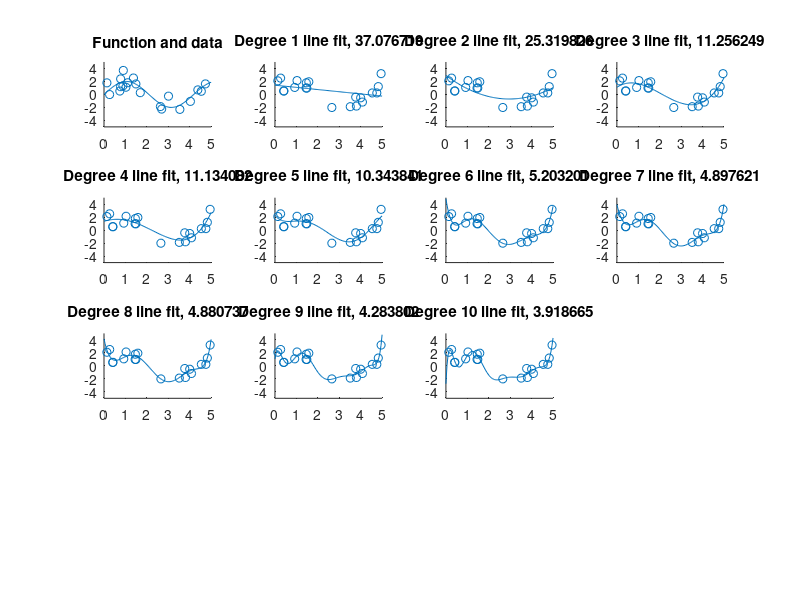
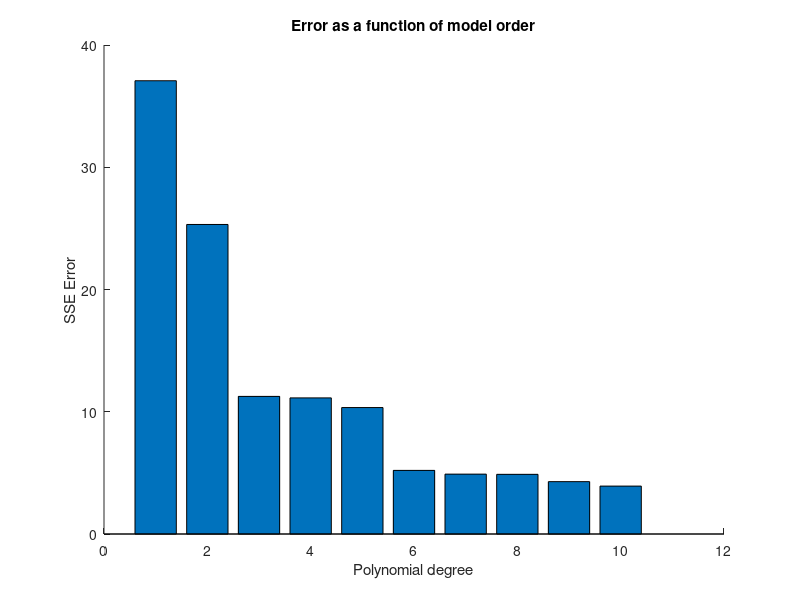

The MATLAB script that drew these images, in order:
% Plot f(x) = 2*sin(1.5x)

x = linspace(0, 5);
y = 2 * sin(1.5 * x);


num = 20;

% Calculate the random readings
err = randn(num, 1);
upper = 5;
lower = 0;

% Testing data
test_x = (upper - lower) .* rand(num, 1) + lower;
test_expected_y = 2 * sin(1.5 * test_x);
test_y = test_expected_y + err;

% Validation data
validation_x = (upper - lower) .* rand(num, 1) + lower;
validation_expected_y = 2 * sin(1.5 * validation_x);
validation_y = validation_expected_y + err;

figure;

% Create the first plot
subplot(4, 4, 1);

hold on;
plot(x, y);
scatter(test_x, test_y);
axis([0, 5, -5, 5]);
title('Function and data');
hold off;

SSE_list = zeros(1, 10);

% Do the lines of best fit
for degree = 1:10
   subplot(4, 4, degree + 1);
   
   hold on;
   % TODO: Ask which to use
   % p = polyfit(test_x, test_y, degree);
   p = polyfit(validation_x, validation_y, degree);
   y = polyval(p, x);
   plot(x, y);
   
   r = (validation_y - polyval(p, validation_x)) .^ 2;
   SSE = sum(r);
   SSE_list(degree) = SSE;
   
   scatter(validation_x, validation_y);
   axis([0, 5, -5, 5]);
   title(sprintf('Degree %d line fit, %f', degree, SSE));
   hold off;
end

figure;

% Plot the error over polynomial degrees

hold on;

bar(1:10, SSE_list);
title('Error as a function of model order');
xlabel('Polynomial degree');
ylabel('SSE Error');
hold off;

